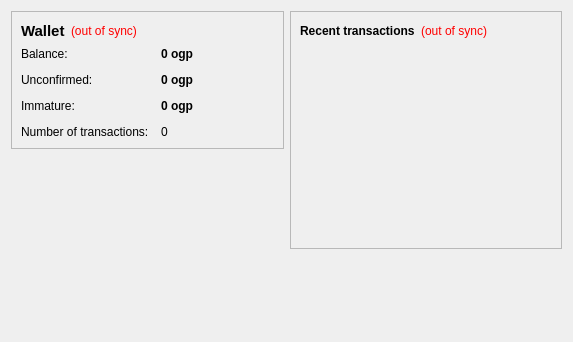
<?xml version="1.0" encoding="UTF-8"?>
<ui version="4.0">
 <class>OverviewPage</class>
 <widget class="QWidget" name="OverviewPage">
  <property name="geometry">
   <rect>
    <x>0</x>
    <y>0</y>
    <width>573</width>
    <height>342</height>
   </rect>
  </property>
  <property name="windowTitle">
   <string>Form</string>
  </property>
  <layout class="QHBoxLayout" name="horizontalLayout" stretch="1,1">
   <item>
    <layout class="QVBoxLayout" name="verticalLayout_2">
     <item>
      <widget class="QFrame" name="frame">
       <property name="frameShape">
        <enum>QFrame::StyledPanel</enum>
       </property>
       <property name="frameShadow">
        <enum>QFrame::Raised</enum>
       </property>
       <layout class="QVBoxLayout" name="verticalLayout_4">
        <item>
         <layout class="QHBoxLayout" name="horizontalLayout_4">
          <item>
           <widget class="QLabel" name="label_5">
            <property name="font">
             <font>
              <pointsize>11</pointsize>
              <weight>75</weight>
              <bold>true</bold>
             </font>
            </property>
            <property name="text">
             <string>Wallet</string>
            </property>
           </widget>
          </item>
          <item>
           <widget class="QLabel" name="labelWalletStatus">
            <property name="toolTip">
             <string>The displayed information may be out of date. Your wallet automatically synchronizes with the owenprescott network after a connection is established, but this process has not completed yet.</string>
            </property>
            <property name="styleSheet">
             <string notr="true">QLabel { color: red; }</string>
            </property>
            <property name="text">
             <string notr="true">(out of sync)</string>
            </property>
            <property name="alignment">
             <set>Qt::AlignLeading|Qt::AlignLeft|Qt::AlignVCenter</set>
            </property>
           </widget>
          </item>
          <item>
           <spacer name="horizontalSpacer_2">
            <property name="orientation">
             <enum>Qt::Horizontal</enum>
            </property>
            <property name="sizeHint" stdset="0">
             <size>
              <width>40</width>
              <height>20</height>
             </size>
            </property>
           </spacer>
          </item>
         </layout>
        </item>
        <item>
         <layout class="QFormLayout" name="formLayout_2">
          <property name="fieldGrowthPolicy">
           <enum>QFormLayout::AllNonFixedFieldsGrow</enum>
          </property>
          <property name="horizontalSpacing">
           <number>12</number>
          </property>
          <property name="verticalSpacing">
           <number>12</number>
          </property>
          <item row="0" column="0">
           <widget class="QLabel" name="label">
            <property name="text">
             <string>Balance:</string>
            </property>
           </widget>
          </item>
          <item row="0" column="1">
           <widget class="QLabel" name="labelBalance">
            <property name="font">
             <font>
              <weight>75</weight>
              <bold>true</bold>
             </font>
            </property>
            <property name="cursor">
             <cursorShape>IBeamCursor</cursorShape>
            </property>
            <property name="toolTip">
             <string>Your current balance</string>
            </property>
            <property name="text">
             <string notr="true">0 ogp</string>
            </property>
            <property name="textInteractionFlags">
             <set>Qt::LinksAccessibleByMouse|Qt::TextSelectableByKeyboard|Qt::TextSelectableByMouse</set>
            </property>
           </widget>
          </item>
          <item row="1" column="0">
           <widget class="QLabel" name="label_3">
            <property name="text">
             <string>Unconfirmed:</string>
            </property>
           </widget>
          </item>
          <item row="1" column="1">
           <widget class="QLabel" name="labelUnconfirmed">
            <property name="font">
             <font>
              <weight>75</weight>
              <bold>true</bold>
             </font>
            </property>
            <property name="cursor">
             <cursorShape>IBeamCursor</cursorShape>
            </property>
            <property name="toolTip">
             <string>Total of transactions that have yet to be confirmed, and do not yet count toward the current balance</string>
            </property>
            <property name="text">
             <string notr="true">0 ogp</string>
            </property>
            <property name="textInteractionFlags">
             <set>Qt::LinksAccessibleByMouse|Qt::TextSelectableByKeyboard|Qt::TextSelectableByMouse</set>
            </property>
           </widget>
          </item>
          <item row="3" column="0">
           <widget class="QLabel" name="label_2">
            <property name="text">
             <string>Number of transactions:</string>
            </property>
           </widget>
          </item>
          <item row="3" column="1">
           <widget class="QLabel" name="labelNumTransactions">
            <property name="toolTip">
             <string>Total number of transactions in wallet</string>
            </property>
            <property name="text">
             <string notr="true">0</string>
            </property>
           </widget>
          </item>
          <item row="2" column="0">
           <widget class="QLabel" name="labelImmatureText">
            <property name="text">
             <string>Immature:</string>
            </property>
           </widget>
          </item>
          <item row="2" column="1">
           <widget class="QLabel" name="labelImmature">
            <property name="font">
             <font>
              <weight>75</weight>
              <bold>true</bold>
             </font>
            </property>
            <property name="toolTip">
             <string>Mined balance that has not yet matured</string>
            </property>
            <property name="text">
             <string notr="true">0 ogp</string>
            </property>
            <property name="textInteractionFlags">
             <set>Qt::LinksAccessibleByMouse|Qt::TextSelectableByKeyboard|Qt::TextSelectableByMouse</set>
            </property>
           </widget>
          </item>
         </layout>
        </item>
       </layout>
      </widget>
     </item>
     <item>
      <spacer name="verticalSpacer">
       <property name="orientation">
        <enum>Qt::Vertical</enum>
       </property>
       <property name="sizeHint" stdset="0">
        <size>
         <width>20</width>
         <height>40</height>
        </size>
       </property>
      </spacer>
     </item>
    </layout>
   </item>
   <item>
    <layout class="QVBoxLayout" name="verticalLayout_3">
     <item>
      <widget class="QFrame" name="frame_2">
       <property name="frameShape">
        <enum>QFrame::StyledPanel</enum>
       </property>
       <property name="frameShadow">
        <enum>QFrame::Raised</enum>
       </property>
       <layout class="QVBoxLayout" name="verticalLayout">
        <item>
         <layout class="QHBoxLayout" name="horizontalLayout_2">
          <item>
           <widget class="QLabel" name="label_4">
            <property name="text">
             <string>&lt;b&gt;Recent transactions&lt;/b&gt;</string>
            </property>
           </widget>
          </item>
          <item>
           <widget class="QLabel" name="labelTransactionsStatus">
            <property name="toolTip">
             <string>The displayed information may be out of date. Your wallet automatically synchronizes with the owenprescott network after a connection is established, but this process has not completed yet.</string>
            </property>
            <property name="styleSheet">
             <string notr="true">QLabel { color: red; }</string>
            </property>
            <property name="text">
             <string notr="true">(out of sync)</string>
            </property>
            <property name="alignment">
             <set>Qt::AlignRight|Qt::AlignTrailing|Qt::AlignVCenter</set>
            </property>
           </widget>
          </item>
          <item>
           <spacer name="horizontalSpacer">
            <property name="orientation">
             <enum>Qt::Horizontal</enum>
            </property>
            <property name="sizeHint" stdset="0">
             <size>
              <width>40</width>
              <height>20</height>
             </size>
            </property>
           </spacer>
          </item>
         </layout>
        </item>
        <item>
         <widget class="QListView" name="listTransactions">
          <property name="styleSheet">
           <string notr="true">QListView { background: transparent; }</string>
          </property>
          <property name="frameShape">
           <enum>QFrame::NoFrame</enum>
          </property>
          <property name="verticalScrollBarPolicy">
           <enum>Qt::ScrollBarAlwaysOff</enum>
          </property>
          <property name="horizontalScrollBarPolicy">
           <enum>Qt::ScrollBarAlwaysOff</enum>
          </property>
          <property name="selectionMode">
           <enum>QAbstractItemView::NoSelection</enum>
          </property>
         </widget>
        </item>
       </layout>
      </widget>
     </item>
     <item>
      <spacer name="verticalSpacer_2">
       <property name="orientation">
        <enum>Qt::Vertical</enum>
       </property>
       <property name="sizeHint" stdset="0">
        <size>
         <width>20</width>
         <height>40</height>
        </size>
       </property>
      </spacer>
     </item>
    </layout>
   </item>
  </layout>
 </widget>
 <resources/>
 <connections/>
</ui>
